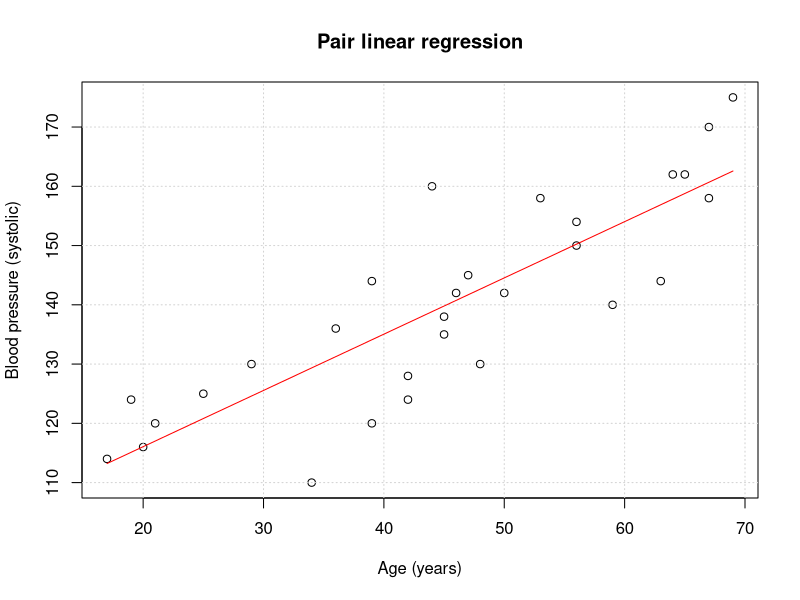

Here is the R script that generated this plot:
# Data sets for linear regression https://people.sc.fsu.edu/~jburkardt/datasets/regression/regression.html
data <- read.table('x03.txt',              # TXT data file indicated as string or full path to the file
           header = TRUE)         # Character used to separate decimals of the numbers in the file
#checking if reading is in correct format
head(data)
# Calculating the parameters of linear regression using lm
lm.data <- lm(formula = Blood_Pressure ~ Age, data = data)
lm.data$coefficients
b0 <- lm.data$coefficient[1]
b1 <- lm.data$coefficient[2]
x1 <- as.numeric(min(data$Age))
x2 <- as.numeric(max(data$Age))
x <- seq(from = x1, to = x2, length.out = 70)
y <- b0 + b1*x
plot(data$Age, data$Blood_Pressure, main="Pair linear regression", xlab="Age (years)", ylab="Blood pressure (systolic)")
grid()
lines(x, y, col="red")
summary(lm.data)
# Linear regression model -97.0771 + 0.9493 * Age
# То есть увеличение возраста на 10 лет увеличивает давление примерно на 9.5 единиц
# Наибольшее положительное наблюдаемое отклонение от модельного: 21.153 пункта давления,
# Наибольшее отрицательное: -19.354
# Все коэффициенты значимы на уровне p-value < 0.001, это отмечено тремя звездочками (***) в выводе в таблице "Coefficients"
# А также можно заметить низкие значение p-value самостоятельно в той же таблице Pr(>|t|) : 2.67e-16, 8.88e-09
#Коэффициент детерминации, или R² (иногда читаемый как R-два), является еще одним показателем, который мы можем использовать для оценки модели, 
# R² всегда будет между -∞ и 1
# Среднеквадратичное отклонение (Adj. R-squared: 0.7015). Его значение довольно близко к единице, можно сказать, что модель довольно значима
# Имеем степени свободы 1 и 27 
# Посмотрим на F-критерий Фишера
# F табл (a, k1, k2): a - значимость, k1 - количество факторов, k2 = n-k1-1
# k1 = 1, k2 = 29-2 = 27
# F табличное при увроне значимости 0.01 = 7.6, 66.81 > 7.6, значимость подтверждена по критерию Фишера
